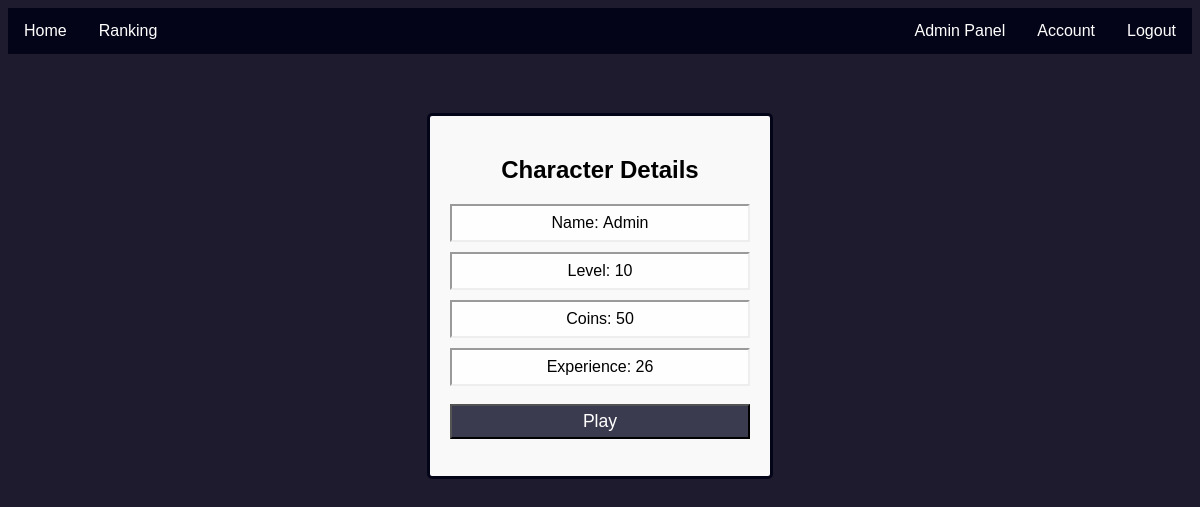
The app's page /public_html/cryland/account/index.php (signed in) with its own data.
### tables this page shows
CREATE TABLE `characters` (
  `id` int NOT NULL,
  `name` varchar(60) NOT NULL,
  `level` int NOT NULL,
  `exp` int NOT NULL,
  `coins` int NOT NULL,
  `weaponsid` int DEFAULT NULL,
  `attack` int NOT NULL,
  `health` int NOT NULL,
  `maxhealth` int NOT NULL,
  `defense` int NOT NULL,
  `potion` int NOT NULL,
  `consumable` int NOT NULL,
  `duel_won` int NOT NULL DEFAULT '0'
);

### public_html/cryland/account/index.php (the view, shortened to what this page needs)
<?php
try {
    require_once("../data/db.php");
    $char_id = $_SESSION["char_id"];
    $sql = "SELECT * FROM characters WHERE id = :id";
    $stmt = $pdo->prepare($sql);
    $stmt->bindParam(":id", $char_id);
    if (!$stmt->execute()) {
        throw new Exception();
    }
    $character = $stmt->fetch();
} catch (Exception) {
    echo "Błąd bazy danych.";
}
?>
<!DOCTYPE html>
<html>
<head>
    <link rel="stylesheet" href="../styles/style.css">
    <link rel="stylesheet" href="../styles/account.css">
</head>
<body>
    <?php require_once("../other/navbar.php") ?>
    <div class="main-window">
        <h2>Character Details</h2>
        <div class=details-container>
            <article class="detail">
                <label> Name: </label>
                <p><?php echo $character["name"]; ?></p>
            </article>
            <article class="detail">
                <label> Level: </label>
                <p><?php echo $character["level"]; ?></p>
            </article>
            <article class="detail">
                <label> Coins: </label>
                <p><?php echo $character["coins"]; ?></p>
            </article>
            <article class="detail">
                <label> Experience: </label>
                <p><?php echo $character["exp"]; ?></p>
            </article>
        </div>
        <button onclick="window.location.href='../game/index.php'">Play</button>
    </div>
</body>
</html>

### public_html/cryland/styles/style.css (style rules this page uses)
body { background-color: #1F1B2E; font-family: Arial, sans-serif; color: #ffffff; }
.main-window { width: 300px; margin: 5% auto; padding: 20px; border: 3px solid #040418; border-radius: 5px; background-color: #f9f9f9; color: black; text-align: center; }
button { display: block; width: 60%; margin: 1em auto; padding: 0 0 0px 0; height: 2em; font-size: 1.1rem; background-color: #3b3b4f; border-color: black; min-width: 300px; color: white; }

### public_html/cryland/styles/account.css (style rules this page uses)
.detail { border: 2px inset; margin: 10px auto; background-color: #ffffffd0; }
.detail p { display: inline-block; margin-top: 8px; margin-bottom: 8px; }

### records on screen
characters: name "Admin", level "10", coins "50", exp "26"
